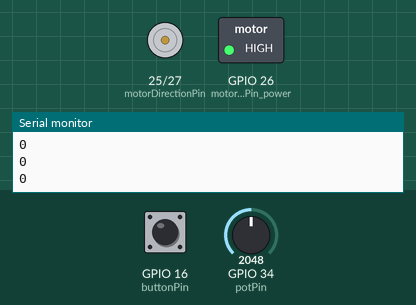
Simulated run of this sketch. Board: ESP32. Parts: direction and speed pins drawn as motors (green arrow = direction pin HIGH = forward, orange = LOW = backward, longer = more drive), switched loads named in the sketch (green lamp = pin HIGH), the last lines printed to the serial monitor. The inputs (shaded band) are chosen by the test bench; at power-on: GPIO 16 (buttonPin) HIGH, GPIO 34 (potPin) = 2048.

Above: at 1.2 s.
1.3 s: GPIO 16 (buttonPin) pulled LOW for 0.15 s
At 1.8 s:
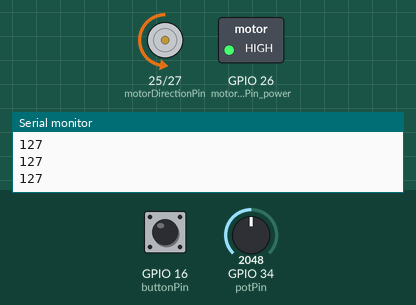
2.9 s: GPIO 34 (potPin) set to 2866
At 3.6 s:
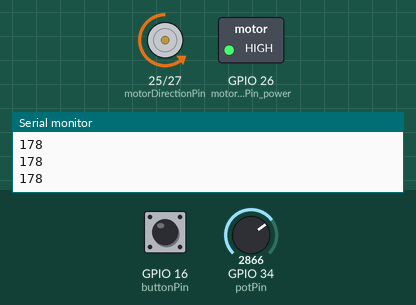
4.4 s: GPIO 34 (potPin) set to 3603
At 4.8 s:
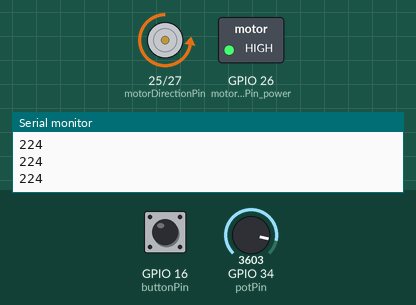
5.9 s: GPIO 34 (potPin) set to 491
At 7.1 s:
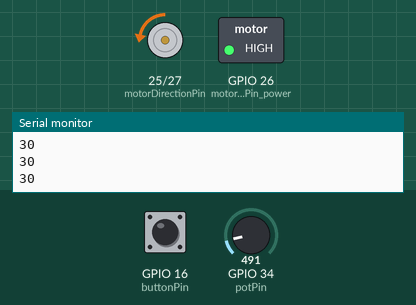
7.4 s: GPIO 34 (potPin) set to 2047
At 8.4 s:
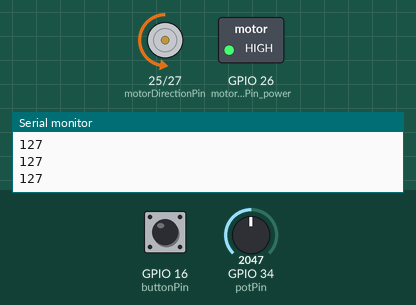
8.9 s: GPIO 16 (buttonPin) pulled LOW for 1 s
At 9.7 s:
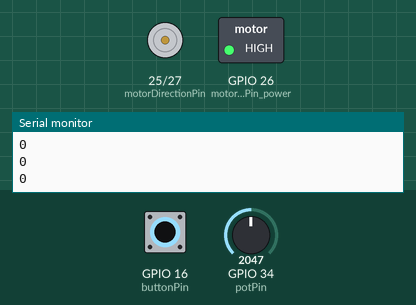
Timing chart, 0 to 11.9 s (numbered marks = the images above; inputs shaded):
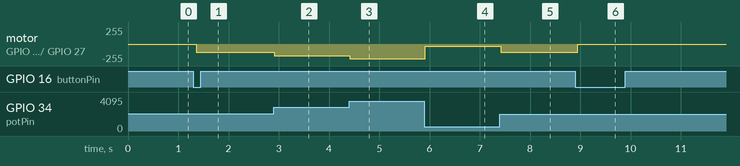

Measured:
- after the input at 1.3 s, motor on GPIO 25 (motorDirectionPin) / GPIO 27 (motorPwmPin_torque): stopped → backward 127/255 after 0.06 s
- after the input at 2.9 s, motor on GPIO 25 (motorDirectionPin) / GPIO 27 (motorPwmPin_torque): backward 127/255 → backward 177/255 at once
- after the input at 4.4 s, motor on GPIO 25 (motorDirectionPin) / GPIO 27 (motorPwmPin_torque): backward 177/255 → backward 223/255 at once
- after the input at 5.9 s, motor on GPIO 25 (motorDirectionPin) / GPIO 27 (motorPwmPin_torque): backward 223/255 → backward 30/255 at once
- after the input at 7.4 s, motor on GPIO 25 (motorDirectionPin) / GPIO 27 (motorPwmPin_torque): backward 30/255 → backward 127/255 at once
- after the input at 8.9 s, motor on GPIO 25 (motorDirectionPin) / GPIO 27 (motorPwmPin_torque): backward 127/255 → stopped after 0.05 s

The sketch:

Vary_motor_speed.ino
```cpp
// Constants
#define motorPwmPin_power 26
#define motorPwmPin_torque 27
#define motorDirectionPin 25
#define potPin 34
#define buttonPin 16 // Assign your button to GPIO 16

#define pwmChannel 0
#define pwmFreq 20000
#define pwmResolution 8

// Variables
volatile bool motorOn = false; // Motor starts OFF
int potValue = 0;

void setup() {

  // Configure pins
  pinMode(motorDirectionPin, OUTPUT);
  digitalWrite(motorDirectionPin, LOW);
  pinMode(motorPwmPin_power, OUTPUT);
  digitalWrite(motorPwmPin_power, HIGH); // Motor driver ON
  pinMode(buttonPin, INPUT); // Button with pull-up

  // Attach PWM
  ledcAttach(motorPwmPin_torque, pwmFreq, pwmResolution);
}

void loop() {
  static bool lastButtonState = HIGH;            // remembered value
  bool buttonState = digitalRead(buttonPin);    // current value

  if (buttonState == LOW && lastButtonState == HIGH)  // edge detected
  {
    motorOn = !motorOn;         // toggle motor state
    delay(50);                  // crude bounce soak-time (optional)
  }
  lastButtonState = buttonState;

  if (motorOn) {
    potValue = analogRead(potPin);
    potValue = map(potValue, 0, 4095, 0, 255); // Map to PWM range
  } else {
    potValue = 0; // Force motor off
  }

  ledcWrite(motorPwmPin_torque, potValue);
  delay(15);
  Serial.println(potValue);
}
```
